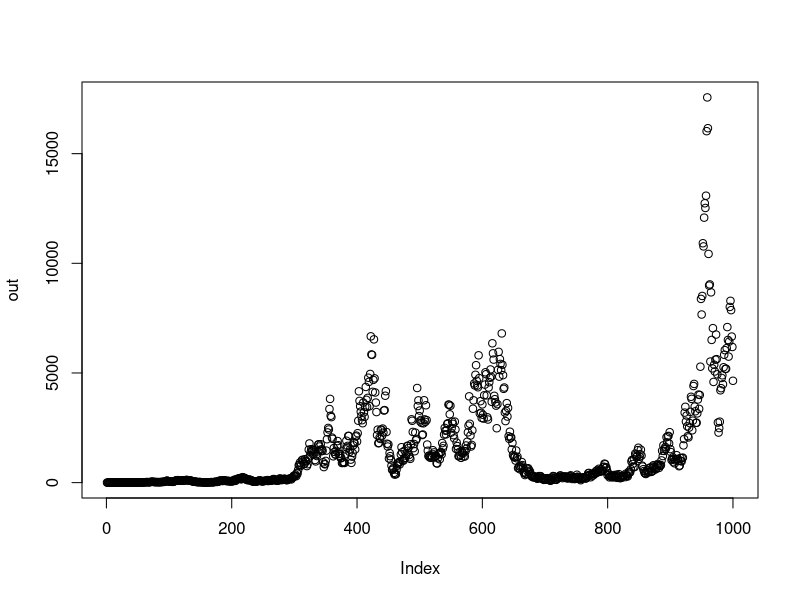
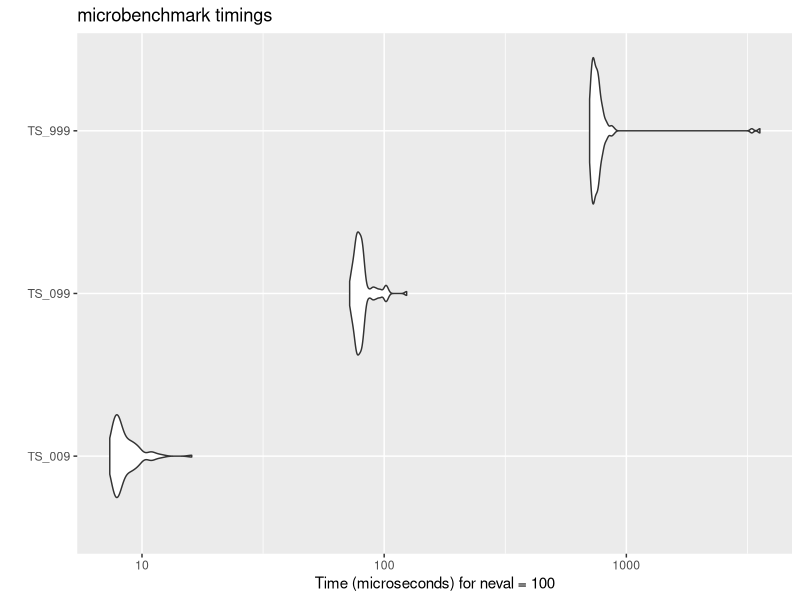

Write R code to recreate these figures, in order.
## ---- chunk 1
knitr::opts_chunk$set(echo = TRUE)
library(ggplot2)
library(parallel)
library(doParallel)
library(foreach)
library(microbenchmark)
## ---- chunk 2
geom_growth_base <- function(NO=2, lambda=1.01, sigma=0.2, tmax=999){
  Nvals <- vector('numeric') #create an empty vector to store output
  Nvals[1] <- NO #create an initial population size 
  
  for(t in 1:tmax){
    Z_t <- rnorm(1, 0, sigma) #pull a random number from a normal distribution 
    lambda_t <- lambda*exp(Z_t)
    Nvals[t+1] <- lambda_t*Nvals[t]
  }
  return(Nvals)
}
## ---- chunk 3
set.seed(1)
out <- geom_growth_base()

plot(out)
## ---- chunk 4
#Using a default number of time-points: 
start_time <- Sys.time()
out <- geom_growth_base()
end_time <- Sys.time()

end_time - start_time 
## ---- chunk 5
start_time <- Sys.time()

set.seed(1)
out <- geom_growth_base()

end_time <- Sys.time()

end_time - start_time
## ---- chunk 6
#Increase time stamps: 
start_time <- Sys.time()

set.seed(1)
out <- geom_growth_base(tmax=10^6) 

end_time <- Sys.time()

end_time - start_time 

#Change constant: 
start_time <- Sys.time()

set.seed(1)
out <- geom_growth_base(sigma=1)

end_time <- Sys.time()

end_time - start_time

## ---- chunk 7
comp <- microbenchmark(TS_009 = {geom_growth_base(tmax=9)},
                       TS_099 = {geom_growth_base(tmax=99)},
                       TS_999 = {geom_growth_base(tmax=999)})
comp

autoplot(comp)
## ---- chunk 8
#Now we can test what happens if we pre-allocate amount of space in Nvals. 

geom_growth_preallocated <- function(NO=2, lambda=1.01, sigma=0.2, tmax=999){
  Nvals <- rep(NA,tmax) #create an empty vector to store output
  Nvals[1] <- NO
  
  for(t in 1:tmax){
    Z_t <- rnorm(1, 0, sigma) 
    lambda_t <- lambda*exp(Z_t)
    Nvals[t+1] <- lambda_t*Nvals[t]
  }
  return(Nvals)
}

## ---- chunk 9

geom_growth_base <- function(NO=2, lambda=1.01, sigma=0.2, tmax=999){
  Nvals <- vector('numeric') #create an empty vector to store output
  Nvals[1] <- NO #create an initial population size 
  
  for(t in 1:tmax){
    Z_t <- rnorm(1, 0, sigma) #pull a random number from a normal distribution 
    lambda_t <- lambda*exp(Z_t)
    Nvals[t+1] <- lambda_t*Nvals[t]
  }
  return(Nvals)
}
## ---- chunk 10
microbenchmark(old = {geom_growth_base(tmax=9999)},
               new = {geom_growth_preallocated(tmax=9999)})
## ---- chunk 11
Nobsv <- geom_growth_preallocated(tmax=9999) #observed population sizes

start_time <- Sys.time()

growth_rates <- vector('numeric',(length(Nobsv)-1))
for(i in 1:(length(Nobsv)-1)){
  growth_rates[i] <- Nobsv[i+1]/Nobsv[i]
}

end_time <- Sys.time()

end_time - start_time
